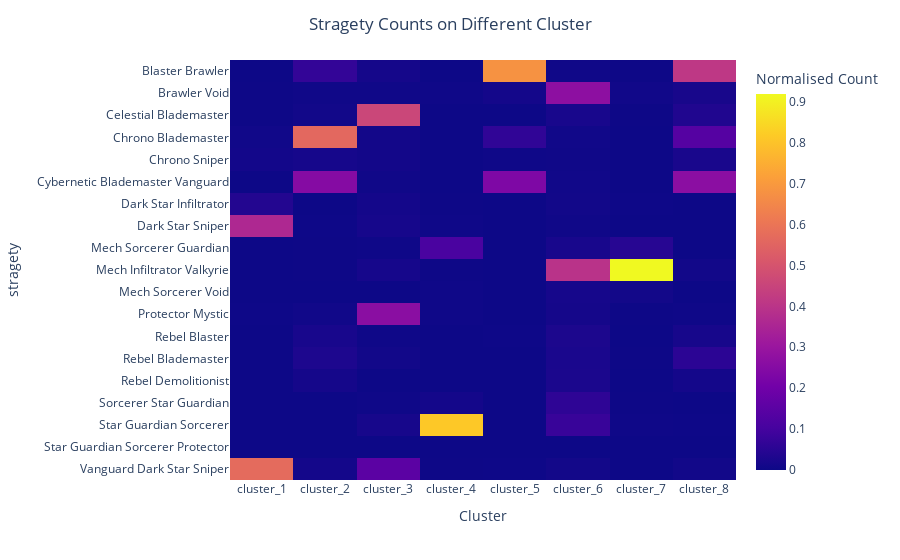

The code cell stored with this chart in its notebook:
### Code cell
original_stragety_df = pd.read_csv("stragety_evaluation.csv", index_col=0)
original_stragety_df
fig = generate_strategy_heatmap(original_stragety_df, original_predictions)
fig.show()

### Figure 1 — Plotly figure (JSON) as saved in the notebook; plotly's stock layout.template omitted (floating-point values rounded to 4 significant figures; data arrays with more than 128 entries replaced by an {"elided": "..."} marker saying what was removed)
{"data": [{"coloraxis": "coloraxis", "hovertemplate": "Cluster: %{x}<br>stragety: %{y}<br>Normalised Count: %{z}<extra></extra>", "name": "0", "type": "heatmap", "x": ["cluster_1", "cluster_2", "cluster_3", "cluster_4", "cluster_5", "cluster_6", "cluster_7", "cluster_8"], "xaxis": "x", "y": ["Blaster Brawler", "Brawler Void", "Celestial Blademaster", "Chrono Blademaster", "Chrono Sniper", "Cybernetic Blademaster Vanguard", "Dark Star Infiltrator", "Dark Star Sniper", "Mech Sorcerer Guardian", "Mech Infiltrator Valkyrie", "Mech Sorcerer Void", "Protector Mystic", "Rebel Blaster", "Rebel Blademaster", "Rebel Demolitionist", "Sorcerer Star Guardian", "Star Guardian Sorcerer", "Star Guardian Sorcerer Protector", "Vanguard Dark Star Sniper"], "yaxis": "y", "z": {"elided": "19x8 float values"}}], "layout": {"coloraxis": {"colorbar": {"title": {"text": "Normalised Count"}}, "colorscale": [[0, "#0d0887"], [0.1111, "#46039f"], [0.2222, "#7201a8"], [0.3333, "#9c179e"], [0.4444, "#bd3786"], [0.5556, "#d8576b"], [0.6667, "#ed7953"], [0.7778, "#fb9f3a"], [0.8889, "#fdca26"], [1, "#f0f921"]]}, "margin": {"t": 60}, "title": {"text": "Stragety Counts on Different Cluster", "x": 0.5}, "xaxis": {"anchor": "y", "domain": [0, 1], "title": {"text": "Cluster"}}, "yaxis": {"anchor": "x", "autorange": "reversed", "domain": [0, 1], "title": {"text": "stragety"}}}}
